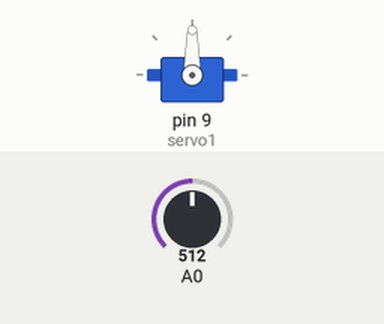
Simulated run of this sketch. Board: Arduino Uno, built with avr-gcc and run on an emulated ATmega328P. Shown: servo. The inputs (shaded band) are chosen by the test bench; at power-on: A0 = 512.

Above: at 1.2 s.
1.3 s: A0 set to 716
At 1.7 s:
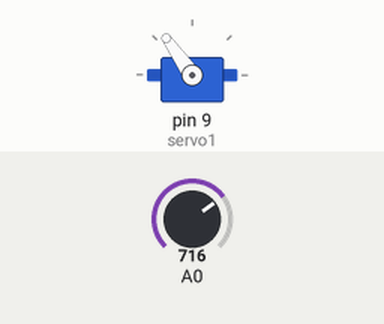
2.8 s: A0 set to 900
At 4.0 s:
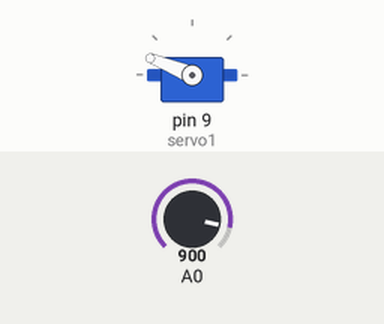
4.3 s: A0 set to 1023
At 5.2 s:
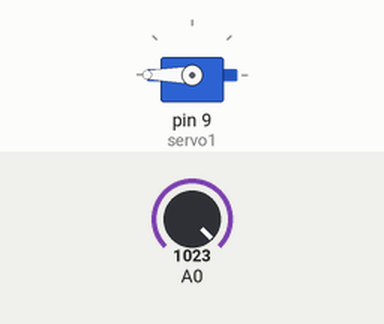
5.8 s: A0 set to 306
At 6.3 s:
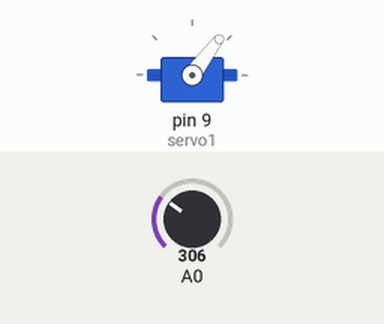
7.3 s: A0 set to 122
At 8.7 s:
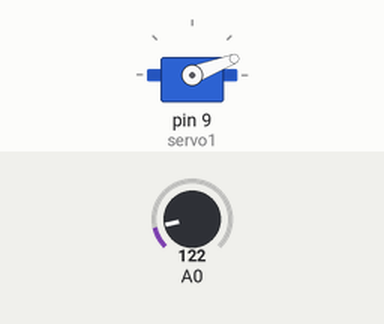
Timing chart, 0 to 9.8 s (numbered marks = the images above; inputs shaded):
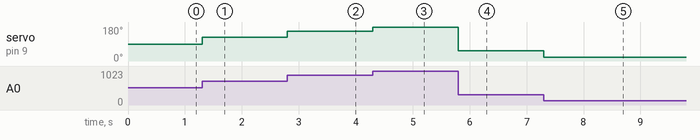

The sketch:

controlServosPotenciometro.ino
```cpp
#include<Servo.h>
Servo servo1;

int pot1;
int val1;
void setup(){
 servo1.attach(9);

}
void loop(){
 pot1=analogRead(A0);
 val1=map(pot1,0,1023,0,180);
 servo1.write(val1);

}
```

Measured:
- after the input at 1.3 s, servo on pin 9 (servo1): 90° → 125° at once
- after the input at 2.8 s, servo on pin 9 (servo1): 125° → 158° at once
- after the input at 4.3 s, servo on pin 9 (servo1): 158° → 180° at once
- after the input at 5.8 s, servo on pin 9 (servo1): 180° → 53° at once
- after the input at 7.3 s, servo on pin 9 (servo1): 53° → 21° at once
